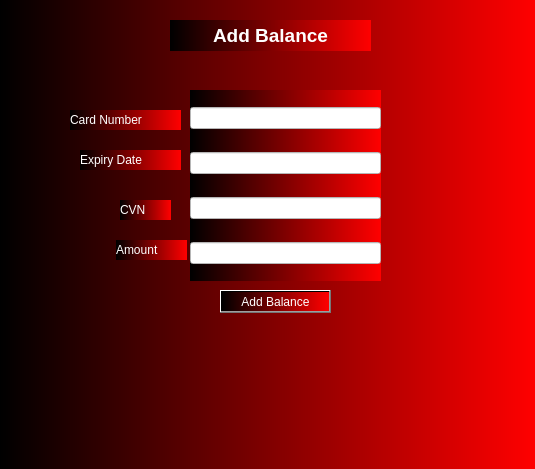
<?xml version="1.0" encoding="UTF-8"?>
<ui version="4.0">
 <class>UserAddBalance</class>
 <widget class="QDialog" name="UserAddBalance">
  <property name="geometry">
   <rect>
    <x>0</x>
    <y>0</y>
    <width>535</width>
    <height>469</height>
   </rect>
  </property>
  <property name="windowTitle">
   <string>Dialog</string>
  </property>
  <property name="styleSheet">
   <string notr="true">background-color: qlineargradient(spread:pad, x1:0, y1:0, x2:1, y2:0, stop:0 rgba(0, 0, 0), stop:1 rgba(255, 0, 0));
color: rgb(255, 255, 255);
font: 8pt &quot;MS Reference Sans Serif&quot;;</string>
  </property>
  <widget class="QLabel" name="label_11">
   <property name="geometry">
    <rect>
     <x>170</x>
     <y>20</y>
     <width>201</width>
     <height>31</height>
    </rect>
   </property>
   <property name="text">
    <string>&lt;html&gt;&lt;head/&gt;&lt;body&gt;&lt;p align=&quot;center&quot;&gt;&lt;span style=&quot; font-size:14pt; font-weight:600;&quot;&gt;Add Balance&lt;/span&gt;&lt;/p&gt;&lt;/body&gt;&lt;/html&gt;</string>
   </property>
  </widget>
  <widget class="QLabel" name="label">
   <property name="geometry">
    <rect>
     <x>70</x>
     <y>110</y>
     <width>111</width>
     <height>20</height>
    </rect>
   </property>
   <property name="text">
    <string>Card Number</string>
   </property>
  </widget>
  <widget class="QLabel" name="label_2">
   <property name="geometry">
    <rect>
     <x>80</x>
     <y>150</y>
     <width>101</width>
     <height>20</height>
    </rect>
   </property>
   <property name="text">
    <string>Expiry Date</string>
   </property>
  </widget>
  <widget class="QLabel" name="label_3">
   <property name="geometry">
    <rect>
     <x>120</x>
     <y>200</y>
     <width>51</width>
     <height>20</height>
    </rect>
   </property>
   <property name="text">
    <string>CVN</string>
   </property>
  </widget>
  <widget class="QLabel" name="label_4">
   <property name="geometry">
    <rect>
     <x>116</x>
     <y>240</y>
     <width>71</width>
     <height>20</height>
    </rect>
   </property>
   <property name="text">
    <string>Amount</string>
   </property>
  </widget>
  <widget class="QPushButton" name="pushButton">
   <property name="geometry">
    <rect>
     <x>220</x>
     <y>290</y>
     <width>111</width>
     <height>23</height>
    </rect>
   </property>
   <property name="styleSheet">
    <string notr="true"/>
   </property>
   <property name="text">
    <string>Add Balance</string>
   </property>
  </widget>
  <widget class="QWidget" name="layoutWidget">
   <property name="geometry">
    <rect>
     <x>190</x>
     <y>90</y>
     <width>191</width>
     <height>191</height>
    </rect>
   </property>
   <layout class="QVBoxLayout" name="verticalLayout">
    <item>
     <widget class="QLineEdit" name="lineEdit_3">
      <property name="styleSheet">
       <string notr="true">background-color: rgb(255, 255, 255);</string>
      </property>
     </widget>
    </item>
    <item>
     <widget class="QLineEdit" name="lineEdit_4">
      <property name="styleSheet">
       <string notr="true">background-color: rgb(255, 255, 255);</string>
      </property>
     </widget>
    </item>
    <item>
     <widget class="QLineEdit" name="lineEdit">
      <property name="styleSheet">
       <string notr="true">background-color: rgb(255, 255, 255);</string>
      </property>
     </widget>
    </item>
    <item>
     <widget class="QLineEdit" name="lineEdit_2">
      <property name="styleSheet">
       <string notr="true">background-color: rgb(255, 255, 255);</string>
      </property>
     </widget>
    </item>
   </layout>
  </widget>
 </widget>
 <resources/>
 <connections/>
</ui>
